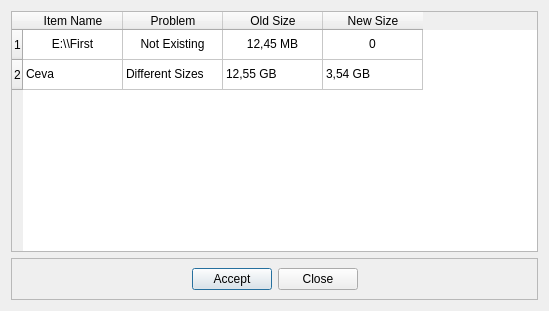
<?xml version="1.0" encoding="UTF-8"?>
<ui version="4.0">
 <class>Dialog</class>
 <widget class="QDialog" name="Dialog">
  <property name="geometry">
   <rect>
    <x>0</x>
    <y>0</y>
    <width>549</width>
    <height>311</height>
   </rect>
  </property>
  <property name="windowTitle">
   <string>Dialog</string>
  </property>
  <layout class="QVBoxLayout" name="verticalLayout">
   <item>
    <widget class="QTableWidget" name="tableWidget">
     <row>
      <property name="text">
       <string>1</string>
      </property>
     </row>
     <row>
      <property name="text">
       <string>2</string>
      </property>
     </row>
     <column>
      <property name="text">
       <string>Item Name</string>
      </property>
      <property name="textAlignment">
       <set>AlignCenter</set>
      </property>
     </column>
     <column>
      <property name="text">
       <string>Problem</string>
      </property>
      <property name="textAlignment">
       <set>AlignCenter</set>
      </property>
     </column>
     <column>
      <property name="text">
       <string>Old Size</string>
      </property>
      <property name="textAlignment">
       <set>AlignCenter</set>
      </property>
     </column>
     <column>
      <property name="text">
       <string>New Size</string>
      </property>
      <property name="textAlignment">
       <set>AlignCenter</set>
      </property>
     </column>
     <item row="0" column="0">
      <property name="text">
       <string>E:\\First</string>
      </property>
      <property name="textAlignment">
       <set>AlignCenter</set>
      </property>
     </item>
     <item row="0" column="1">
      <property name="text">
       <string>Not Existing</string>
      </property>
      <property name="textAlignment">
       <set>AlignCenter</set>
      </property>
     </item>
     <item row="0" column="2">
      <property name="text">
       <string>12,45 MB</string>
      </property>
      <property name="textAlignment">
       <set>AlignCenter</set>
      </property>
     </item>
     <item row="0" column="3">
      <property name="text">
       <string>0</string>
      </property>
      <property name="textAlignment">
       <set>AlignCenter</set>
      </property>
     </item>
     <item row="1" column="0">
      <property name="text">
       <string>Ceva</string>
      </property>
     </item>
     <item row="1" column="1">
      <property name="text">
       <string>Different Sizes</string>
      </property>
     </item>
     <item row="1" column="2">
      <property name="text">
       <string>12,55 GB</string>
      </property>
     </item>
     <item row="1" column="3">
      <property name="text">
       <string>3,54 GB</string>
      </property>
     </item>
    </widget>
   </item>
   <item>
    <widget class="QFrame" name="frame">
     <property name="frameShape">
      <enum>QFrame::StyledPanel</enum>
     </property>
     <property name="frameShadow">
      <enum>QFrame::Raised</enum>
     </property>
     <layout class="QHBoxLayout" name="horizontalLayout">
      <item>
       <spacer name="horizontalSpacer">
        <property name="orientation">
         <enum>Qt::Horizontal</enum>
        </property>
        <property name="sizeHint" stdset="0">
         <size>
          <width>40</width>
          <height>20</height>
         </size>
        </property>
       </spacer>
      </item>
      <item>
       <widget class="QPushButton" name="acceptFileButton">
        <property name="text">
         <string>Accept</string>
        </property>
       </widget>
      </item>
      <item>
       <widget class="QPushButton" name="closeButton">
        <property name="text">
         <string>Close</string>
        </property>
       </widget>
      </item>
      <item>
       <spacer name="horizontalSpacer_2">
        <property name="orientation">
         <enum>Qt::Horizontal</enum>
        </property>
        <property name="sizeHint" stdset="0">
         <size>
          <width>40</width>
          <height>20</height>
         </size>
        </property>
       </spacer>
      </item>
     </layout>
    </widget>
   </item>
  </layout>
 </widget>
 <resources/>
 <connections/>
</ui>
